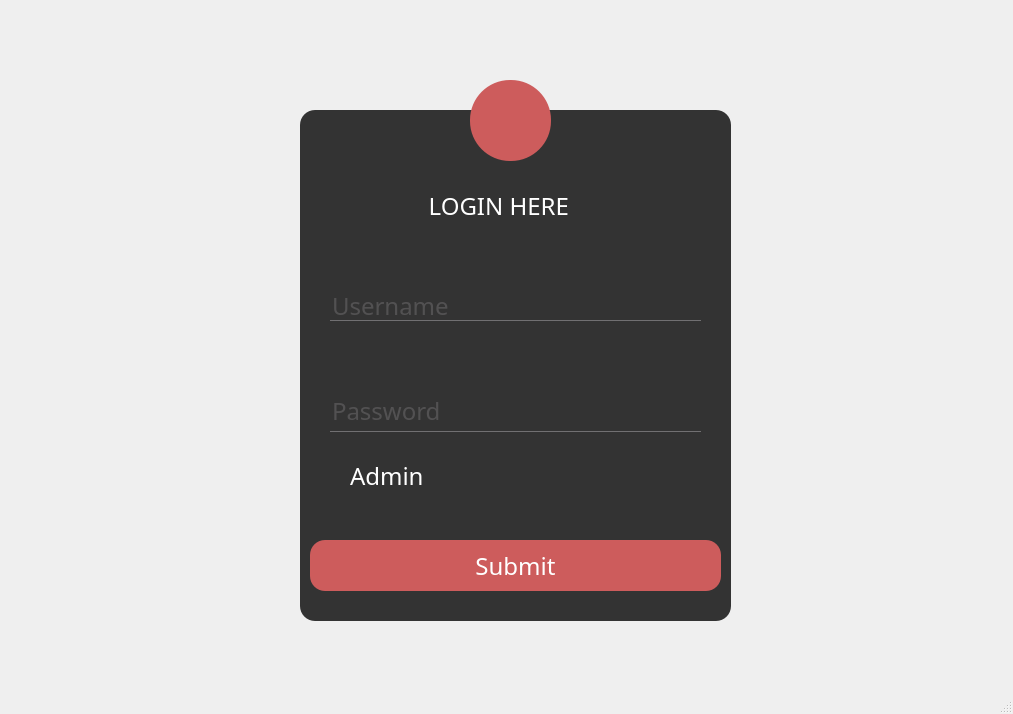
<?xml version="1.0" encoding="UTF-8"?>
<ui version="4.0">
 <class>MainWindow</class>
 <widget class="QMainWindow" name="MainWindow">
  <property name="geometry">
   <rect>
    <x>0</x>
    <y>0</y>
    <width>1013</width>
    <height>714</height>
   </rect>
  </property>
  <property name="windowTitle">
   <string>LoginWindow</string>
  </property>
  <property name="autoFillBackground">
   <bool>false</bool>
  </property>
  <property name="styleSheet">
   <string notr="true">*{
font-family:century gothic;
font-size :24px;
}

QGroupBox {
background:#333;
border-radius:15px;
}
QPushButton {
background-color :#CD5C5C;border:none;
color:white;
border-radius:15px;
}
QToolButton {
background-color :#CD5C5C;border:none;
 border-radius: 40px;
  min-height: 20px;
  min-width: 20px;
}
QPushButton:hover
{ color:#333;
 border-radius: 15px;
background-color :#49ebff;border:none;
}
 QLabel {
color:white;
}</string>
  </property>
  <widget class="QWidget" name="centralwidget">
   <widget class="QGroupBox" name="Signin">
    <property name="geometry">
     <rect>
      <x>300</x>
      <y>110</y>
      <width>431</width>
      <height>511</height>
     </rect>
    </property>
    <property name="title">
     <string/>
    </property>
    <widget class="QLineEdit" name="lineEdit_username">
     <property name="geometry">
      <rect>
       <x>30</x>
       <y>180</y>
       <width>371</width>
       <height>31</height>
      </rect>
     </property>
     <property name="styleSheet">
      <string notr="true">QLineEdit{
background:transparent;
border:none;
color: #717072;
border-bottom:1px solid #717072;
}</string>
     </property>
     <property name="text">
      <string/>
     </property>
     <property name="placeholderText">
      <string>Username</string>
     </property>
    </widget>
    <widget class="QLineEdit" name="lineEdit_Password">
     <property name="geometry">
      <rect>
       <x>30</x>
       <y>281</y>
       <width>371</width>
       <height>41</height>
      </rect>
     </property>
     <property name="styleSheet">
      <string notr="true">QLineEdit{
background:transparent;
border:none;
color: #717072;
border-bottom:1px solid #717072;
}</string>
     </property>
     <property name="text">
      <string/>
     </property>
     <property name="echoMode">
      <enum>QLineEdit::Password</enum>
     </property>
     <property name="placeholderText">
      <string>Password</string>
     </property>
    </widget>
    <widget class="QPushButton" name="Submit">
     <property name="geometry">
      <rect>
       <x>10</x>
       <y>430</y>
       <width>411</width>
       <height>51</height>
      </rect>
     </property>
     <property name="text">
      <string>Submit</string>
     </property>
    </widget>
    <widget class="QLabel" name="label_3">
     <property name="geometry">
      <rect>
       <x>110</x>
       <y>80</y>
       <width>201</width>
       <height>31</height>
      </rect>
     </property>
     <property name="text">
      <string>   LOGIN HERE</string>
     </property>
    </widget>
    <widget class="QCheckBox" name="checkBox">
     <property name="geometry">
      <rect>
       <x>30</x>
       <y>350</y>
       <width>101</width>
       <height>31</height>
      </rect>
     </property>
     <property name="styleSheet">
      <string notr="true">QCheckBox{
background:transparent;
border:none;
color: white;

}</string>
     </property>
     <property name="text">
      <string>Admin</string>
     </property>
    </widget>
   </widget>
   <widget class="QToolButton" name="toolButton">
    <property name="geometry">
     <rect>
      <x>470</x>
      <y>80</y>
      <width>81</width>
      <height>81</height>
     </rect>
    </property>
    <property name="styleSheet">
     <string notr="true"/>
    </property>
    <property name="text">
     <string/>
    </property>
    <property name="icon">
     <iconset>
      <normaloff>../../Downloads/imageedit_9_2905762923.png</normaloff>../../Downloads/imageedit_9_2905762923.png</iconset>
    </property>
    <property name="iconSize">
     <size>
      <width>50</width>
      <height>50</height>
     </size>
    </property>
   </widget>
  </widget>
  <widget class="QMenuBar" name="menubar">
   <property name="geometry">
    <rect>
     <x>0</x>
     <y>0</y>
     <width>1013</width>
     <height>35</height>
    </rect>
   </property>
  </widget>
  <widget class="QStatusBar" name="statusbar"/>
 </widget>
 <resources/>
 <connections/>
</ui>
